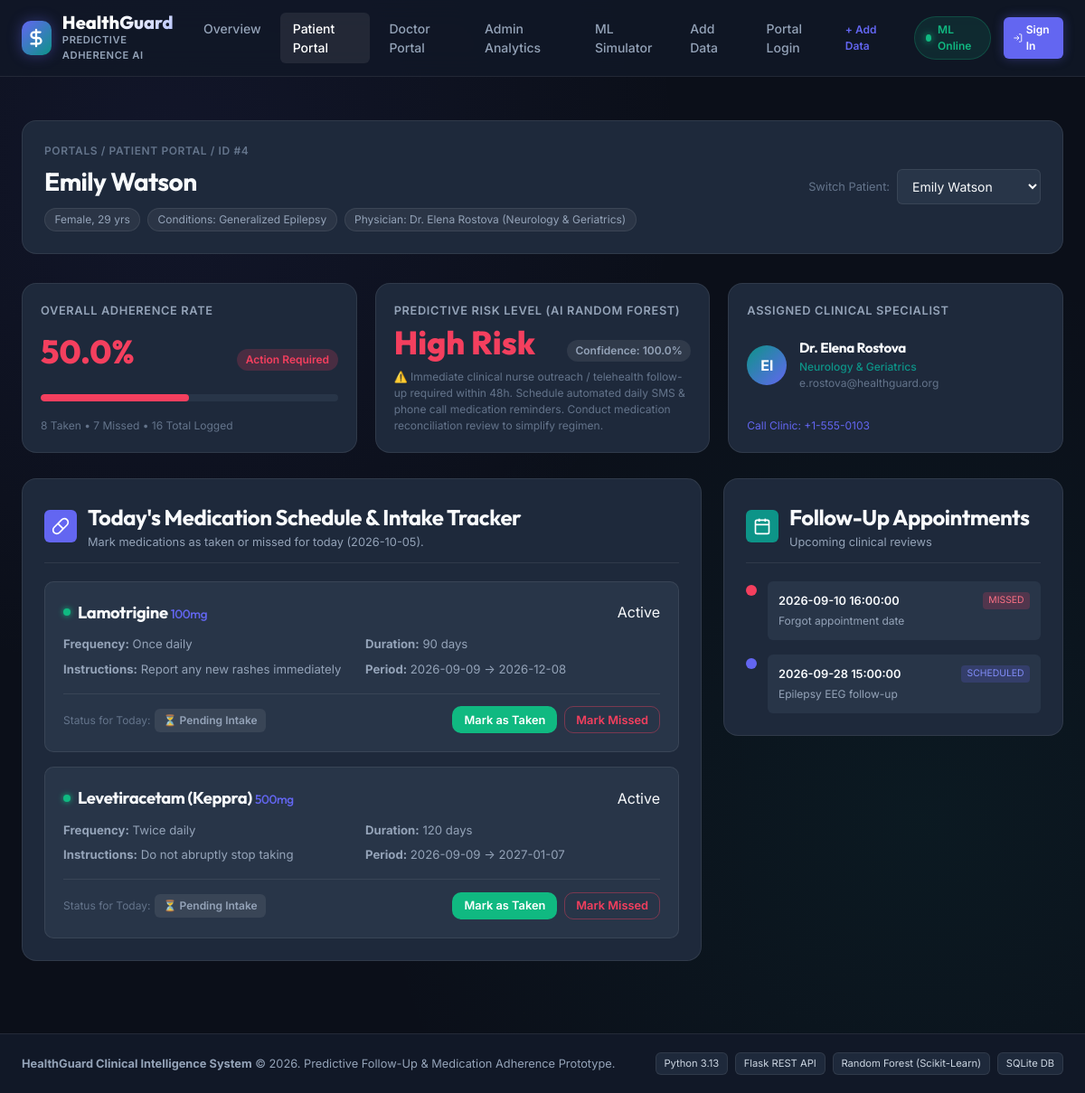
The page /patient/4 on the database its author committed.
### tables this page shows
CREATE TABLE patients (
    id INTEGER PRIMARY KEY AUTOINCREMENT,
    doctor_id INTEGER,
    name TEXT NOT NULL,
    age INTEGER NOT NULL CHECK(age >= 0 AND age <= 125),
    gender TEXT CHECK(gender IN ('Male', 'Female', 'Other')),
    phone TEXT,
    email TEXT UNIQUE,
    chronic_conditions TEXT,
    created_at TIMESTAMP DEFAULT CURRENT_TIMESTAMP,
    FOREIGN KEY (doctor_id) REFERENCES doctors(id) ON DELETE SET NULL
);

CREATE TABLE doctors (
    id INTEGER PRIMARY KEY AUTOINCREMENT,
    name TEXT NOT NULL,
    specialty TEXT NOT NULL,
    email TEXT UNIQUE NOT NULL,
    phone TEXT,
    created_at TIMESTAMP DEFAULT CURRENT_TIMESTAMP
);

CREATE TABLE risk_assessments (
    id INTEGER PRIMARY KEY AUTOINCREMENT,
    patient_id INTEGER NOT NULL,
    risk_level TEXT NOT NULL CHECK(risk_level IN ('Low', 'Medium', 'High')),
    risk_score REAL NOT NULL,
    features_json TEXT NOT NULL,
    recommendations TEXT,
    evaluated_at TIMESTAMP DEFAULT CURRENT_TIMESTAMP,
    FOREIGN KEY (patient_id) REFERENCES patients(id) ON DELETE CASCADE
);

CREATE TABLE prescriptions (
    id INTEGER PRIMARY KEY AUTOINCREMENT,
    patient_id INTEGER NOT NULL,
    doctor_id INTEGER NOT NULL,
    medication_name TEXT NOT NULL,
    dosage TEXT NOT NULL,
    frequency TEXT NOT NULL,
    instructions TEXT,
    start_date DATE NOT NULL,
    end_date DATE,
    treatment_duration_days INTEGER NOT NULL DEFAULT 30 CHECK(treatment_duration_days > 0),
    status TEXT NOT NULL DEFAULT 'Active' CHECK(status IN ('Active', 'Completed', 'Discontinued')),
    created_at TIMESTAMP DEFAULT CURRENT_TIMESTAMP,
    FOREIGN KEY (patient_id) REFERENCES patients(id) ON DELETE CASCADE,
    FOREIGN KEY (doctor_id) REFERENCES doctors(id) ON DELETE RESTRICT
);

CREATE TABLE follow_up_schedules (
    id INTEGER PRIMARY KEY AUTOINCREMENT,
    patient_id INTEGER NOT NULL,
    doctor_id INTEGER NOT NULL,
    appointment_date TIMESTAMP NOT NULL,
    status TEXT NOT NULL DEFAULT 'Scheduled' CHECK(status IN ('Scheduled', 'Attended', 'Missed', 'Cancelled')),
    notes TEXT,
    created_at TIMESTAMP DEFAULT CURRENT_TIMESTAMP,
    FOREIGN KEY (patient_id) REFERENCES patients(id) ON DELETE CASCADE,
    FOREIGN KEY (doctor_id) REFERENCES doctors(id) ON DELETE RESTRICT
);

### app/routes_portal.py (the view)
@portal_bp.route("/patient/<int:patient_id>")
def patient_portal(patient_id: int):
    patient = query_db(
        """SELECT p.*, d.name as doctor_name, d.specialty as doctor_specialty, d.email as doctor_email, d.phone as doctor_phone
           FROM patients p
           LEFT JOIN doctors d ON p.doctor_id = d.id
           WHERE p.id = ?;""",
        (patient_id,),
        one=True,
    )
    if not patient:
        return render_template("404.html", message=f"Patient #{patient_id} not found"), 404
    all_patients = query_db("SELECT id, name FROM patients ORDER BY id ASC;")
    prescriptions = query_db(
        """SELECT * FROM prescriptions
           WHERE patient_id = ?
           ORDER BY CASE status WHEN 'Active' THEN 1 ELSE 2 END, id DESC;""",
        (patient_id,),
    )
    today_str = date.today().isoformat()
    today_logs = query_db(
        """SELECT prescription_id, status, logged_time
           FROM adherence_logs
           WHERE patient_id = ? AND DATE(scheduled_time) = ?;""",
        (patient_id, today_str),
    )
    logged_rx_today = {row["prescription_id"]: row["status"] for row in today_logs}
    stats = query_db(
        """SELECT
               COUNT(*) as total,
               SUM(CASE WHEN status = 'Taken' THEN 1 ELSE 0 END) as taken,
               SUM(CASE WHEN status = 'Missed' THEN 1 ELSE 0 END) as missed,
               SUM(CASE WHEN status = 'Late' THEN 1 ELSE 0 END) as late
           FROM adherence_logs WHERE patient_id = ?;""",
        (patient_id,),
        one=True,
    )
    total_logs = stats["total"] or 0
    taken_logs = stats["taken"] or 0
    adherence_rate = round((taken_logs / total_logs) * 100, 1) if total_logs > 0 else 100.0
    upcoming_followups = query_db(
        """SELECT * FROM follow_up_schedules
           WHERE patient_id = ?
           ORDER BY appointment_date ASC;""",
        (patient_id,),
    )
    risk_assessment = query_db(
        """SELECT * FROM risk_assessments WHERE patient_id = ? ORDER BY evaluated_at DESC, id DESC LIMIT 1;""",
        (patient_id,),
        one=True,
    )
    return render_template(
        "patient.html",
        patient=patient,
        all_patients=all_patients,
        prescriptions=prescriptions,
        logged_rx_today=logged_rx_today,
        adherence_rate=adherence_rate,
        stats=stats,
        upcoming_followups=upcoming_followups,
        risk_assessment=risk_assessment,
        today_date=today_str,
    )

### app/routes_portal.py (called while the page is built, shortened)
@portal_bp.app_context_processor
def inject_current_user():
    return {"current_user": None}

### database/db.py (called while the page is built)
def get_db_connection(db_path: Optional[str] = None) -> sqlite3.Connection:
    path = db_path or os.environ.get("HEALTHGUARD_DB_PATH", DEFAULT_DB_PATH)
    conn = sqlite3.connect(path, timeout=10)
    conn.row_factory = sqlite3.Row
    conn.execute("PRAGMA foreign_keys = ON;")
    return conn

def query_db(
    query: str,
    args: tuple = (),
    one: bool = False,
    db_path: Optional[str] = None,
) -> Any:
    conn = get_db_connection(db_path)
    try:
        cur = conn.cursor()
        cur.execute(query, args)
        rv = cur.fetchall()
        if one:
            return dict(rv[0]) if rv else None
        return [dict(row) for row in rv]
    finally:
        conn.close()

### app/templates/patient.html (shortened to what this page needs)
{% extends "base.html" %}
{% block content %}
<div class="portal-header-bar">
    <div>
        <div class="breadcrumb">Portals / Patient Portal / ID #{{ patient.id }}</div>
        <h1 class="page-title">{{ patient.name }}</h1>
        <div class="patient-tags">
            <span class="tag-pill">{{ patient.gender }}, {{ patient.age }} yrs</span>
            <span class="tag-pill">Conditions: {{ patient.chronic_conditions }}</span>
            <span class="tag-pill">Physician: {{ patient.doctor_name }} ({{ patient.doctor_specialty }})</span>
        </div>
    </div>
    <div class="quick-switcher">
        <label for="switchPat">Switch Patient:</label>
        <select id="switchPat" class="form-select" onchange="window.location.href='/patient/' + this.value;">
            {% for p in all_patients %}
                <option value="{{ p.id }}" {% if p.id == patient.id %}selected{% endif %}>
                    {{ p.name }}
                </option>
            {% endfor %}
        </select>
    </div>
</div>
<div class="dashboard-stats-grid">
    <div class="stat-card">
        <div class="stat-title">Overall Adherence Rate</div>
        <div class="stat-main">
            <div class="stat-num text-{% if adherence_rate >= 80 %}emerald{% elif adherence_rate >= 60 %}amber{% else %}rose{% endif %}">
                <span id="adherenceRateValue">{{ adherence_rate }}</span>%
            </div>
            <div class="stat-badge badge-{% if adherence_rate >= 80 %}success{% elif adherence_rate >= 60 %}warning{% else %}danger{% endif %}">
                {% if adherence_rate >= 80 %}Optimal Compliance{% elif adherence_rate >= 60 %}Moderate Risk{% else %}Action Required{% endif %}
            </div>
        </div>
        <div class="progress-bar-container">
            <div class="progress-bar-fill bg-{% if adherence_rate >= 80 %}emerald{% elif adherence_rate >= 60 %}amber{% else %}rose{% endif %}"
                 id="adherenceProgressBar"
                 style="width: {{ adherence_rate }}%;"></div>
        </div>
        <div class="stat-subtext">
            <span id="countTaken">{{ stats.taken or 0 }}</span> Taken &bull;
            <span id="countMissed">{{ stats.missed or 0 }}</span> Missed &bull;
            <span>{{ stats.total or 0 }}</span> Total Logged
        </div>
    </div>
    <div class="stat-card">
        <div class="stat-title">Predictive Risk Level (AI Random Forest)</div>
        <div class="stat-main">
            <div class="stat-num text-{% if risk_assessment.risk_level == 'High' %}rose{% elif risk_assessment.risk_level == 'Medium' %}amber{% else %}emerald{% endif %}" id="patientRiskTier">
                {{ risk_assessment.risk_level if risk_assessment else 'Low' }} Risk
            </div>
            <div class="stat-badge badge-neutral">
                Confidence: <span id="patientRiskScore">{{ risk_assessment.risk_score if risk_assessment else 95.0 }}</span>%
            </div>
        </div>
        <p class="stat-subtext text-muted" id="patientRiskRecs">
            {{ risk_assessment.recommendations if risk_assessment else 'Maintain standard schedule and continue daily adherence tracking.' }}
        </p>
    </div>
    <div class="stat-card">
        <div class="stat-title">Assigned Clinical Specialist</div>
        <div class="doctor-contact-box">
            <div class="doc-avatar">
                {{ patient.doctor_name[4:6] if patient.doctor_name else 'DR' }}
            </div>
            <div class="doc-info">
                <h4>{{ patient.doctor_name }}</h4>
                <div class="doc-sub">{{ patient.doctor_specialty }}</div>
                <div class="doc-email text-muted small">{{ patient.doctor_email }}</div>
            </div>
        </div>
        <div class="stat-subtext text-right mt-2">
            <a href="tel:{{ patient.doctor_phone }}" class="btn-sm-action">Call Clinic: {{ patient.doctor_phone }}</a>
        </div>
    </div>
</div>
<div class="two-column-layout">
    <div class="content-column main-col">
        <div class="panel-card">
            <div class="panel-header">
                <div class="panel-title-group">
                    <div class="panel-icon bg-indigo">
                        <svg width="20" height="20" viewBox="0 0 24 24" fill="none" stroke="currentColor" stroke-width="2">
                            <path d="m10.5 20.5 10-10a4.95 4.95 0 1 0-7-7l-10 10a4.95 4.95 0 1 0 7 7Z"/>
                            <path d="m8.5 8.5 7 7"/>
                        </svg>
                    </div>
                    <div>
                        <h2>Today's Medication Schedule &amp; Intake Tracker</h2>
                        <p class="panel-subtitle">Mark medications as taken or missed for today ({{ today_date }}).</p>
                    </div>
                </div>
            </div>
            {% if prescriptions %}
                <div class="prescriptions-list">
                    {% for rx in prescriptions %}
                        <div class="prescription-item {% if rx.status != 'Active' %}rx-inactive{% endif %}" id="rxCard-{{ rx.id }}">
                            <div class="rx-header">
                                <div class="rx-name-group">
                                    <span class="rx-status-dot {% if rx.status == 'Active' %}dot-active{% else %}dot-inactive{% endif %}"></span>
                                    <h3 class="rx-name">{{ rx.medication_name }} <span class="rx-dosage">{{ rx.dosage }}</span></h3>
                                </div>
                                <span class="badge-status-{{ rx.status|lower }}">{{ rx.status }}</span>
                            </div>
                            <div class="rx-details-grid">
                                <div><strong>Frequency:</strong> {{ rx.frequency }}</div>
                                <div><strong>Duration:</strong> {{ rx.treatment_duration_days }} days</div>
                                <div><strong>Instructions:</strong> {{ rx.instructions or 'Take as directed.' }}</div>
                                <div><strong>Period:</strong> {{ rx.start_date }} &rarr; {{ rx.end_date }}</div>
                            </div>
                            {% if rx.status == 'Active' %}
                                <div class="intake-actions-bar" id="intakeBar-{{ rx.id }}">
                                    <div class="intake-status-indicator">
                                        <span class="text-muted small">Status for Today:</span>
                                        {% if logged_rx_today.get(rx.id) == 'Taken' %}
                                            <span class="badge-dose badge-taken" id="statusBadge-{{ rx.id }}">✅ Taken Today</span>
                                        {% elif logged_rx_today.get(rx.id) == 'Missed' %}
                                            <span class="badge-dose badge-missed" id="statusBadge-{{ rx.id }}">❌ Missed Today</span>
                                        {% elif logged_rx_today.get(rx.id) == 'Late' %}
                                            <span class="badge-dose badge-late" id="statusBadge-{{ rx.id }}">⚠️ Logged Late</span>
                                        {% else %}
                                            <span class="badge-dose badge-pending" id="statusBadge-{{ rx.id }}">⏳ Pending Intake</span>
                                        {% endif %}
                                    </div>
                                    <div class="action-buttons-group">
                                        <button class="btn btn-sm btn-success"
                                                onclick="logPatientDose({{ rx.id }}, {{ patient.id }}, 'Taken');">
                                            Mark as Taken
                                        </button>
                                        <button class="btn btn-sm btn-danger-outline"
                                                onclick="logPatientDose({{ rx.id }}, {{ patient.id }}, 'Missed');">
                                            Mark Missed
                                        </button>
                                    </div>
                                </div>
                            {% endif %}
                        </div>
                    {% endfor %}
                </div>
            {% else %}
                <div class="empty-state">
                    <p>No prescriptions recorded for this patient.</p>
                </div>
            {% endif %}
        </div>
    </div>
    <div class="content-column side-col">
        <div class="panel-card">
            <div class="panel-header">
                <div class="panel-title-group">
                    <div class="panel-icon bg-teal">
                        <svg width="20" height="20" viewBox="0 0 24 24" fill="none" stroke="currentColor" stroke-width="2">
                            <rect x="3" y="4" width="18" height="18" rx="2" ry="2"/>
                            <line x1="16" y1="2" x2="16" y2="6"/>
                            <line x1="8" y1="2" x2="8" y2="6"/>
                            <line x1="3" y1="10" x2="21" y2="10"/>
                        </svg>
                    </div>
                    <div>
                        <h2>Follow-Up Appointments</h2>
                        <p class="panel-subtitle">Upcoming clinical reviews</p>
                    </div>
                </div>
            </div>
            {% if upcoming_followups %}
                <div class="timeline-list">
                    {% for fu in upcoming_followups %}
                        <div class="timeline-item status-{{ fu.status|lower }}">
                            <div class="timeline-marker"></div>
                            <div class="timeline-content">
                                <div class="timeline-header">
                                    <span class="timeline-date">{{ fu.appointment_date }}</span>
                                    <span class="badge-fu badge-fu-{{ fu.status|lower }}">{{ fu.status }}</span>
                                </div>
                                <div class="timeline-notes">{{ fu.notes or 'Routine clinical evaluation' }}</div>
                            </div>
                        </div>
                    {% endfor %}
                </div>
            {% else %}
                <div class="empty-state">
                    <p>No follow-up appointments scheduled.</p>
                </div>
            {% endif %}
        </div>
    </div>
</div>
{% endblock %}

### rows shown on the page
patients: id "4", name "Emily Watson", gender "Female", age "29", chronic_conditions "Generalized Epilepsy"
doctors: doctor_name "Dr. Elena Rostova", doctor_specialty "Neurology & Geriatrics", name "El", doctor_email "e.rostova@healthguard.org", doctor_phone "+1-555-0103"
risk_assessments: risk_level "High", risk_score "100.0", recommendations "⚠️ Immediate clinical nurse outreach / telehealth follow-up required within 48h. Schedule automated daily SMS & phone call medication reminders. Conduct medication reconciliation review to simplify regimen."
prescriptions: medication_name "Lamotrigine", dosage "100mg", status "Active", frequency "Once daily", treatment_duration_days "90", instructions "Report any new rashes immediately", start_date "2026-09-09", end_date "2026-12-08"
prescriptions: medication_name "Levetiracetam (Keppra)", dosage "500mg", status "Active", frequency "Twice daily", treatment_duration_days "120", instructions "Do not abruptly stop taking", start_date "2026-09-09", end_date "2027-01-07"
follow_up_schedules: appointment_date "2026-09-10 16:00:00", status "MISSED", notes "Forgot appointment date"
follow_up_schedules: appointment_date "2026-09-28 15:00:00", status "SCHEDULED", notes "Epilepsy EEG follow-up"

### other values the page prints
{{ adherence_rate }} "50.0"
{{ stats.taken or 0 }} "8"
{{ stats.missed or 0 }} "7"
{{ stats.total or 0 }} "16"
{{ today_date }} "2026-10-05"
form field value "Emily Watson"
